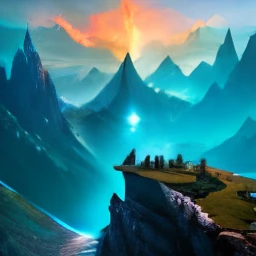
#> input picture mountains.png, 256 x 256 px
$ python compress.py
#> lines starting #> are read from the running program, lines starting #| are printed output that depends on the picture
# Лабораторная работа 1 по дисциплине МРЗвИС
# Выполнена студентом группы 121703 БГУИР Кимстач Д.Б.
# Реализация линейной рециркуляционной сети с постоянным коэффициентом обучения с нормированными весами
# как модели самокодировщика для задачи понижения размерности данных
# Вариант 11

# Ссылки на источники:
# https://numpy.org/doc/2.1/reference/index.html
# https://matplotlib.org/stable/api/index
# https://habr.com/ru/articles/130581/

import matplotlib.image as mpimg
import matplotlib.pyplot as plt
import numpy as np


class ImageLoader:
    @staticmethod
    def load_image(filename="mountains.png"):
        image = mpimg.imread(filename)
        return (2.0 * image) - 1.0


class ImageProcessor:
    def __init__(self, block_height=4, block_width=4):
        self.block_height = block_height
        self.block_width = block_width

    def split_into_blocks(self, img):
        height, width = img.shape[:2]
        blocks = []
        for i in range(height // self.block_height):
            for j in range(width // self.block_width):
                block = [
                    img[i * self.block_height + y, j * self.block_width + x, color]
                    for y in range(self.block_height)
                    for x in range(self.block_width)
                    for color in range(3)
                ]
                blocks.append(block)
        return np.array(blocks)

    def blocks_to_image_array(self, blocks, height, width):
        image_array = []
        blocks_in_line = width // self.block_width
        for i in range(height // self.block_height):
            for y in range(self.block_height):
                line = [
                    [
                        blocks[i * blocks_in_line + j, (y * self.block_width * 3) + (x * 3) + color]
                        for color in range(3)
                    ]
                    for j in range(blocks_in_line)
                    for x in range(self.block_width)
                ]
                image_array.append(line)
        return np.array(image_array)

    @staticmethod
    def display_image(img_array):
        scaled_image = 1.0 * (img_array + 1) / 2
        plt.axis('off')
        plt.imshow(scaled_image)
        plt.show()


class ImageCompressor:
    def __init__(self):
        self.hidden_size = 50
        self.max_error = 4000.0
        self.learning_rate = 0.017
        self.loader = ImageLoader()
        self.processor = ImageProcessor()

        # Initialize dimensions based on default block size
        self.block_height = self.processor.block_height
        self.block_width = self.processor.block_width
        self.input_size = self.block_height * self.block_width * 3

    def get_image_dimensions(self):
        img = self.loader.load_image()
        return img.shape[0], img.shape[1]

    def initialize_layers(self):
        layer1 = self.initialize_weights(self.input_size, self.hidden_size)
        layer2 = layer1.T
        layer1 = self.normalize_layer(layer1)
        layer2 = self.normalize_layer(layer2)
        return layer1, layer2

    @staticmethod
    def initialize_weights(input_size, hidden_size):
        return np.random.rand(input_size, hidden_size) * 2 - 1

    def normalize_layer(self, layer):
        for weight_matrix_row in range(len(layer)):
            for weight_matrix_column in range(len(layer[weight_matrix_row])):
                denominator = self.mod_of_vector(layer.T[weight_matrix_column])
                layer[weight_matrix_row][weight_matrix_column] /= denominator
        return layer

    def train_model(self):
        error = self.max_error + 1
        epoch = 0

        layer1, layer2 = self.initialize_layers()

        while error > self.max_error:
            error = self.train_epoch(layer1, layer2)
            epoch += 1
            print(f'Epoch {epoch} - Error: {error}')

        compression_ratio = self.calculate_compression_ratio()
        print(f'Compression Ratio: {compression_ratio}')
        return layer1, layer2

    def train_epoch(self, layer1, layer2):
        """Обучение модели на одной эпохе."""
        for block in self.generate_blocks():
            hidden_layer = block @ layer1
            output_layer = hidden_layer @ layer2
            diff = output_layer - block
            layer1 -= self.learning_rate * np.matmul(block.T, diff) @ layer2.T
            layer2 -= self.learning_rate * hidden_layer.T @ diff

            self.normalize_weights(layer1)
            self.normalize_weights(layer2)

        error = self.calculate_error(layer1, layer2)
        return error

    def normalize_weights(self, layer):
        for weight_matrix_row in range(len(layer)):
            for weight_matrix_column in range(len(layer[weight_matrix_row])):
                denominator = self.mod_of_vector(layer.T[weight_matrix_column])
                layer[weight_matrix_row][weight_matrix_column] /= denominator

    def calculate_error(self, layer1, layer2):
        return sum(((block @ layer1 @ layer2 - block) ** 2).sum() for block in self.generate_blocks())

    def calculate_compression_ratio(self):
        return (self.input_size * self.total_blocks()) / (
                (self.input_size + self.total_blocks()) * self.hidden_size + 2)

    @staticmethod
    def mod_of_vector(vector):
        return np.sqrt(np.sum(vector ** 2))

    def generate_blocks(self):
        img = self.loader.load_image()
#> in load_image, image is the input picture: shape (256, 256, 3) float32; mean R, G, B 0.216, 0.479, 0.518
        return self.processor.split_into_blocks(img).reshape(self.total_blocks(), 1, self.input_size)
#> after the loop in split_into_blocks, `for i in range(height // self.block_height):`: blocks = 4096 items

    def total_blocks(self):
        height, width = self.get_image_dimensions()
        return (height * width) // (self.block_height * self.block_width)

    def compress_image(self):
        layer1, layer2 = self.train_model()
#> in train_epoch, `layer1 -= self.learning_rate * np.matmul(block.T, diff) @ layer2.T`:
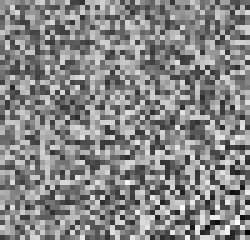
#> layer1: shape (48, 50) float64 (shown 5 times larger); min -0.419, max 0.38, mean 0.00242; drawn with min black and max white
#> in train_epoch, `layer2 -= self.learning_rate * hidden_layer.T @ diff`:
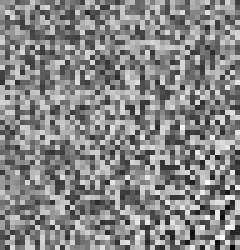
#> layer2: shape (50, 48) float64 (shown 5 times larger); min -0.419, max 0.38, mean 0.00242; drawn with min black and max white
#> the loop in normalize_weights, `for weight_matrix_row in range(len(layer)):` made 48 passes
#> the loop in normalize_weights (call 2), `for weight_matrix_row in range(len(layer)):` made 50 passes

        original_image = self.loader.load_image()
        compressed_image = self.compress_and_reformat_blocks(layer1, layer2)

        self.processor.display_image(original_image)
        height, width = self.get_image_dimensions()
        self.processor.display_image(self.processor.blocks_to_image_array(compressed_image, height, width))

    def configure_block_parameters(self, block_height, block_width):
        self.processor.block_height = block_height
        self.processor.block_width = block_width
        self.input_size = self.processor.block_height * self.processor.block_width * 3

    def compress_and_reformat_blocks(self, layer1, layer2):
        compressed_blocks = [block @ layer1 @ layer2 for block in self.generate_blocks()]
        compressed_image = np.clip(np.array(compressed_blocks).reshape(self.total_blocks(), self.input_size), -1, 1)
        return compressed_image


if __name__ == '__main__':
    ImageCompressor().compress_image()

$ run again, with home.png copied over mountains.png
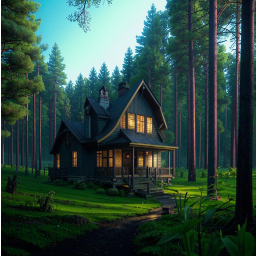
#> input picture home.png, 256 x 256 px
#> in load_image, image is the input picture: shape (256, 256, 4) float32; mean R, G, B, A 0.183, 0.287, 0.253, 0.996
#> after the loop in split_into_blocks, `for i in range(height // self.block_height):`: blocks = 4096 items
#> in train_epoch, `layer2 -= self.learning_rate * hidden_layer.T @ diff`:
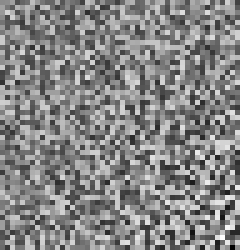
#> layer2: shape (50, 48) float64 (shown 5 times larger); min -0.444, max 0.408, mean 0.00309; drawn with min black and max white
#> the loop in normalize_weights, `for weight_matrix_row in range(len(layer)):` made 48 passes
#> the loop in normalize_weights (call 2), `for weight_matrix_row in range(len(layer)):` made 50 passes
